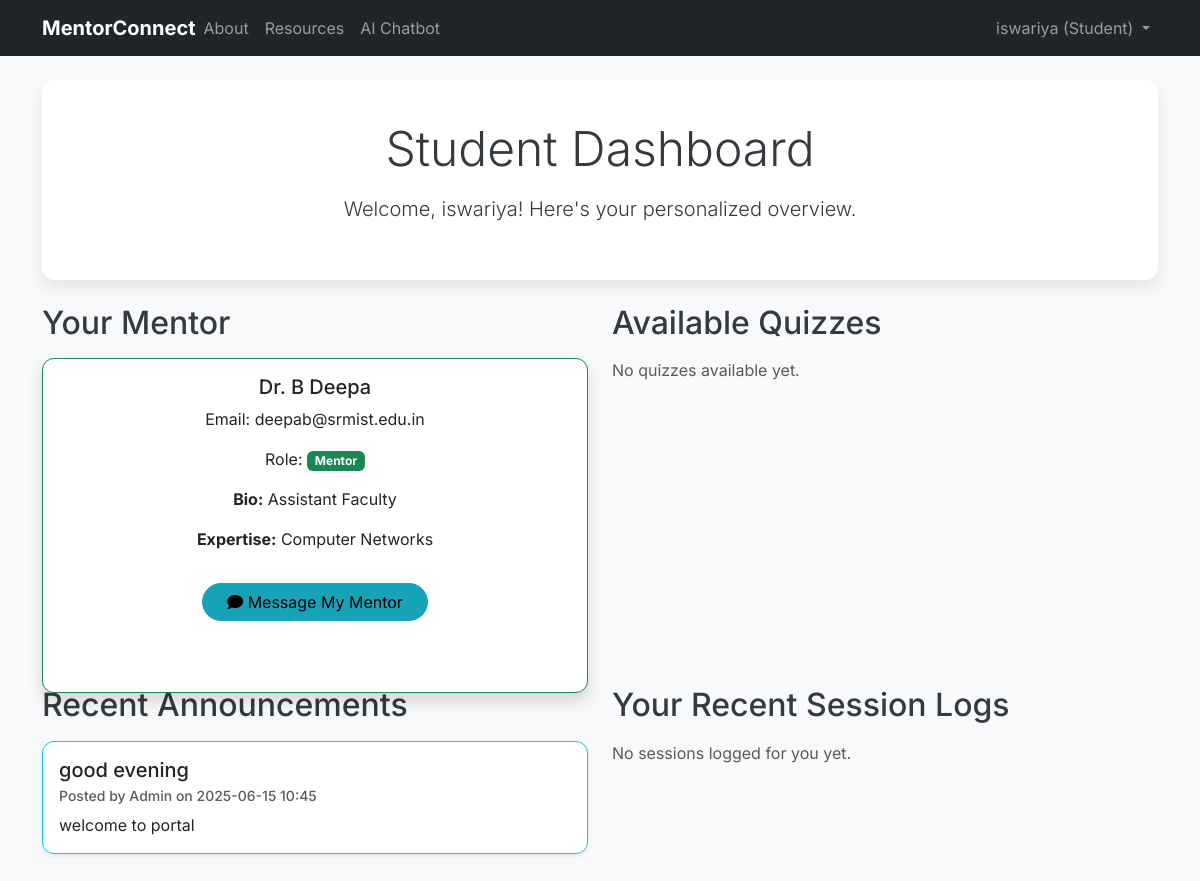
The app's page /student/dashboard (signed in) with its own data.
### app/models.py (models this page shows, shortened)
class User(db.Model, UserMixin):
    id = db.Column(db.Integer, primary_key=True)
    username = db.Column(db.String(20), unique=True, nullable=False)
    email = db.Column(db.String(120), unique=True, nullable=False)
    password = db.Column(db.String(60), nullable=False)
    role = db.Column(db.String(10), nullable=False, default='student') # 'admin', 'mentor', 'student'
    bio = db.Column(db.Text, nullable=True)
    expertise_areas = db.Column(db.String(200), nullable=True)
    contact_preference = db.Column(db.String(50), nullable=True)
    last_login = db.Column(db.DateTime, nullable=True) # For streak and heatmap
    last_activity = db.Column(db.DateTime, nullable=True) # For general activity tracking
    mentor_id = db.Column(db.Integer, db.ForeignKey('user.id'), nullable=True)
    students = db.relationship('User', foreign_keys=[mentor_id], backref=db.backref('assigned_mentor', remote_side=[id]), lazy='dynamic')
    sent_messages = db.relationship('Message', foreign_keys='Message.sender_id', backref='sender', lazy='dynamic')
    received_messages = db.relationship('Message', foreign_keys='Message.receiver_id', backref='receiver', lazy='dynamic')
    sessions_logged_as_mentor = db.relationship(
        'SessionLog',
        foreign_keys='SessionLog.mentor_id',
        backref='mentor_of_session',
        lazy='dynamic'
    )
    created_resources = db.relationship('Resource', backref='creator', lazy='dynamic')
    quizzes_created = db.relationship('Quiz', backref='creator', lazy='dynamic')
    resource_completions = db.relationship('StudentResourceCompletion', backref='student_user', lazy='dynamic')
    quiz_attempts = db.relationship('QuizAttempt', backref='student_user', lazy='dynamic')
    def is_admin(self):
        return self.role == 'admin'
    def is_mentor(self):
        return self.role == 'mentor'
    def is_student(self):
        return self.role == 'student'
    @hybrid_property
    def daily_activity_dates(self):
        login_dates = [self.last_login.date()] if self.last_login else []
        resource_dates = [rc.completed_at.date() for rc in self.resource_completions.all()]
        quiz_dates = [qa.attempt_date.date() for qa in self.quiz_attempts.all()]
        all_dates = sorted(list(set(login_dates + resource_dates + quiz_dates)))
        activity_counts = {}
        for d in all_dates:
            activity_counts[d.isoformat()] = activity_counts.get(d.isoformat(), 0) + 1 # Simple count, can be weighted
        return activity_counts

class Announcement(db.Model):
    id = db.Column(db.Integer, primary_key=True)
    title = db.Column(db.String(100), nullable=False)
    content = db.Column(db.Text, nullable=False)
    date_posted = db.Column(db.DateTime, nullable=False, default=datetime.utcnow)
    admin_id = db.Column(db.Integer, db.ForeignKey('user.id'), nullable=False)
    admin = db.relationship('User', backref='posted_announcements')

### app/routes.py (the view)
@main.route("/student/dashboard")
@role_required('student')
def student_dashboard():
    mentor = None
    if current_user.mentor_id:
        mentor = User.query.get(current_user.mentor_id)
    announcements = Announcement.query.order_by(Announcement.date_posted.desc()).limit(5).all()
    recent_sessions = current_user.sessions_as_student.order_by(SessionLog.session_date.desc()).limit(5).all()
    available_quizzes = Quiz.query.order_by(Quiz.date_created.desc()).all()
    attempted_quiz_ids = {attempt.quiz_id for attempt in current_user.quiz_attempts.all()}
    return render_template('student_dashboard.html', title='Student Dashboard',
                           mentor=mentor, announcements=announcements, recent_sessions=recent_sessions,
                           available_quizzes=available_quizzes, attempted_quiz_ids=attempted_quiz_ids)

### app/templates/student_dashboard.html (shortened to what this page needs)
{% extends "base.html" %}
{% block content %}
    <div class="content-section text-center mb-4">
        <h1 class="display-5 mb-3">Student Dashboard</h1>
        <p class="lead">Welcome, {{ current_user.username }}! Here's your personalized overview.</p>
    </div>
    <div class="row">
        <div class="col-md-6 mb-4">
            <h2 class="mb-3">Your Mentor</h2>
            {% if mentor %}
                <div class="card border-success h-100 shadow">
                    <div class="card-body text-center">
                        <h5 class="card-title">{{ mentor.username }}</h5>
                        <p class="card-text">Email: {{ mentor.email }}</p>
                        <p class="card-text">Role: <span class="badge bg-success">{{ mentor.role | capitalize }}</span></p>
                        {% if mentor.bio %}
                            <p class="mt-2"><strong>Bio:</strong> {{ mentor.bio }}</p>
                        {% endif %}
                        {% if mentor.expertise_areas %}
                            <p><strong>Expertise:</strong> {{ mentor.expertise_areas }}</p>
                        {% endif %}
                        <a href="{{ url_for('main.messages', other_user_id=mentor.id) }}" class="btn btn-info rounded-pill mt-3 px-4">
                            <i class="fas fa-comment"></i> Message My Mentor
                        </a>
                    </div>
                </div>
            {% else %}
                <div class="card border-info h-100 shadow">
                    <div class="card-body text-center">
                        <p class="text-muted">You currently do not have an assigned mentor. The admin will assign one soon!</p>
                    </div>
                </div>
            {% endif %}
        </div>
        <div class="col-md-6 mb-4">
            <h2 class="mb-3">Available Quizzes</h2>
            {% if available_quizzes %}
                <div class="list-group">
                    {% for quiz in available_quizzes %}
                        <div class="list-group-item d-flex justify-content-between align-items-center">
                            <div>
                                <h5 class="mb-1">{{ quiz.title }}</h5>
                                <small class="text-muted">Created by {{ quiz.creator.username }} on {{ quiz.date_created.strftime('%Y-%m-%d') }}</small>
                                {% if quiz.id in attempted_quiz_ids %}
                                    <span class="badge bg-success ms-2">Attempted</span>
                                {% else %}
                                    <span class="badge bg-warning text-dark ms-2">New</span>
                                {% endif %}
                            </div>
                            <div>
                                {% if quiz.id in attempted_quiz_ids %}
                                    {% set latest_attempt = current_user.quiz_attempts.filter_by(quiz_id=quiz.id).order_by(quiz_attempt.attempt_date.desc()).first() %}
                                    <a href="{{ url_for('main.view_quiz_attempt', attempt_id=latest_attempt.id) }}" class="btn btn-sm btn-outline-secondary rounded-pill">View Result</a>
                                {% else %}
                                    <a href="{{ url_for('main.take_quiz', quiz_id=quiz.id) }}" class="btn btn-sm btn-primary rounded-pill">Take Quiz</a>
                                {% endif %}
                            </div>
                        </div>
                    {% endfor %}
                </div>
            {% else %}
                <p class="text-muted">No quizzes available yet.</p>
            {% endif %}
        </div>
    </div>
    <div class="row mt-4">
        <div class="col-md-6 mb-4">
            <h2 class="mb-3">Recent Announcements</h2>
            {% if announcements %}
                {% for announcement in announcements %}
                    <div class="card mb-3 shadow-sm border-info">
                        <div class="card-body">
                            <h5 class="card-title">{{ announcement.title }}</h5>
                            <h6 class="card-subtitle mb-2 text-muted">
                                <small>Posted by {{ announcement.admin.username }} on {{ announcement.date_posted.strftime('%Y-%m-%d %H:%M') }}</small>
                            </h6>
                            <p class="card-text">{{ announcement.content | truncate(150) }}</p>
                        </div>
                    </div>
                {% endfor %}
            {% else %}
                <p class="text-muted">No recent announcements.</p>
            {% endif %}
        </div>
        <div class="col-md-6 mb-4">
            <h2 class="mb-3">Your Recent Session Logs</h2>
            {% if recent_sessions %}
                {% for session in recent_sessions %}
                    <div class="card mb-3 shadow-sm border-secondary">
                        <div class="card-body">
                            <h5 class="card-title">Session with {{ session.mentor_of_session.username }}</h5>
                            <p class="card-text mb-1">Date: {{ session.session_date.strftime('%Y-%m-%d %H:%M') }} | Duration: {{ session.duration_minutes }} mins</p>
                            <p class="card-text mb-1">Topics: {{ session.topics_discussed | truncate(100) }}</p>
                            <p class="card-text">Notes: {{ session.progress_notes | default("No notes.", true) | truncate(100) }}</p>
                            <a href="{{ url_for('main.user_profile', username=session.mentor_of_session.username) }}" class="btn btn-sm btn-outline-primary rounded-pill mt-2">View Mentor Profile</a>
                        </div>
                    </div>
                {% endfor %}
            {% else %}
                <p class="text-muted">No sessions logged for you yet.</p>
            {% endif %}
        </div>
    </div>
{% endblock content %}

### app/templates/base.html (shortened to what this page needs)
<!DOCTYPE html>
<html lang="en">
<head>
    <link href="https://cdn.jsdelivr.net/npm/bootstrap@5.3.0/dist/css/bootstrap.min.css" rel="stylesheet">
    <link rel="stylesheet" href="https://cdnjs.cloudflare.com/ajax/libs/font-awesome/6.0.0-beta3/css/all.min.css">
    <link rel="stylesheet" href="{{ url_for('static', filename='css/style.css') }}">
</head>
<body>
    <header class="site-header mb-4">
        <nav class="navbar navbar-expand-lg navbar-dark bg-dark">
            <div class="container">
                <a class="navbar-brand me-auto" href="{{ url_for('main.home') }}">MentorConnect</a>
                <div class="collapse navbar-collapse" id="navbarNav">
                    <ul class="navbar-nav me-auto">
                        <li class="nav-item">
                            <a class="nav-link" href="{{ url_for('main.about') }}">About</a>
                        </li>
                        <li class="nav-item">
                            <a class="nav-link" href="{{ url_for('main.view_resources') }}">Resources</a>
                        </li>
                        <li class="nav-item">
                            <a class="nav-link" href="{{ url_for('main.chatbot_page') }}">AI Chatbot</a>
                        </li>
                    </ul>
                    <ul class="navbar-nav">
                        {% if current_user.is_authenticated %}
                            <li class="nav-item dropdown">
                                <a class="nav-link dropdown-toggle" href="#" id="navbarDropdown" role="button" data-bs-toggle="dropdown" aria-expanded="false">
                                    {{ current_user.username }} ({{ current_user.role | capitalize }})
                                </a>
                            </li>
                        {% endif %}
                    </ul>
                </div>
            </div>
        </nav>
    </header>
    <main role="main" class="container">
        {% block content %}{% endblock %}
    </main>
</body>
</html>

### app/static/css/style.css (style rules this page uses)
body { font-family: 'Inter', sans-serif; background-color: #f8f9fa; color: #343a40; }
.site-header { margin-bottom: 2rem; }
.navbar-brand { font-weight: 700; }
.content-section { background: #ffffff; padding: 2.5rem; border-radius: 0.75rem; margin-bottom: 2rem; box-shadow: 0 0.5rem 1rem rgba(0, 0, 0, 0.08); }
.form-control, .form-select, .btn { border-radius: 0.5rem; }
.btn-info { background-color: #17a2b8; border-color: #17a2b8; }
.card { border-radius: 0.75rem; overflow: hidden; }

### records on screen
User: username "iswariya", role "Student"
User: username "Dr. B Deepa", email "deepab@srmist.edu.in", role "Mentor", bio "Assistant Faculty", expertise_areas "Computer Networks"
Announcement: title "good evening", admin.username "Admin", date_posted "2025-06-15 10:45", content "welcome to portal"
